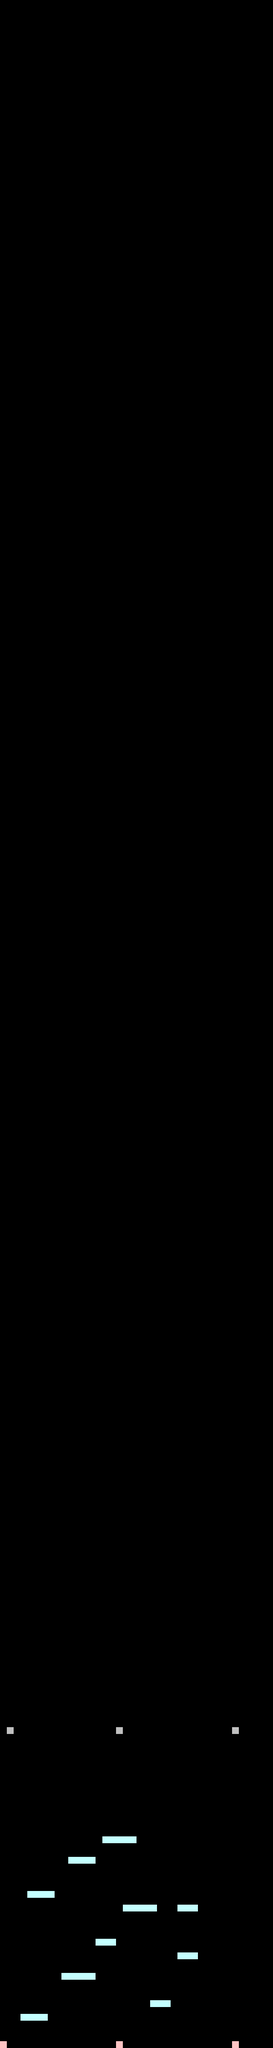

A 2D game scene composited from a Tiled map and its tileset images. What follows is a short description and the map's XML, with each tile layer's data collapsed to a summary:
An orthogonal 40x300 tile map with 16x16 px tiles, 2 tile layers (tilelayer, debuglayer) and 1 object (Goal).

<map version="1.10" tiledversion="1.11.2" orientation="orthogonal" renderorder="right-up" width="40" height="300" tilewidth="16" tileheight="16" infinite="0" nextlayerid="4" nextobjectid="3">
 <editorsettings>
  <export target="../../HEW_2025/Assets/Stages/stage1_normal.json" format="json" />
 </editorsettings>
 <properties>
  <property name="type" value="StaticBlock" />
 </properties>
 <tileset firstgid="1" source="Block.tsx" />
 <layer id="1" name="tilelayer" width="40" height="300">
  <properties>
   <property name="type" value="StaticBlock" />
  </properties>
  <data>[12000 cells, 42 non-empty, 2 distinct tile ids]</data>
 </layer>
 <layer id="3" name="debuglayer" width="40" height="300">
  <data>[12000 cells, 3 non-empty, 1 distinct tile ids]</data>
 </layer>
 <objectgroup id="2" name="objectgroup">
  <object id="2" name="Goal" x="265" y="4250">
   <properties>
    <property name="scale.x" value="4" />
    <property name="scale.y" type="float" value="4" />
    <property name="type" value="Goal" />
   </properties>
   <point />
  </object>
 </objectgroup>
</map>
